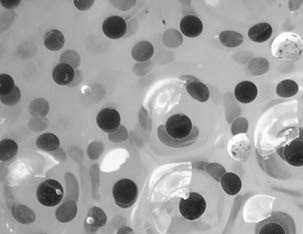
#> input picture Segmentation/example/TestImage/input.jpg, 303 x 234 px
$ python ImageSegmatation.py
#> lines starting #> are read from the running program, lines starting #| are printed output that depends on the picture; after the words box and inside, x2 and y2 are one past the last pixel; in counts of white or black regions, pixels touching at a corner belong together
### Segmentation/k_means_thresholding.py
import numpy as np
import numba as nb
import random
import time

class k_means_thresholding():
    def __init__(self, k = 2, initial = [], maxiter = 10000):
        if len(initial) == 0:
            initial = [random.randint(0, 255) for _ in range(k)]
        assert len(initial) == k, "Number of classes(k) is not the same as number of initial thresholds."
        self.k = k
        self.initial = initial
        self.maxiter = maxiter

    # [12 lines left out: function k_means_clustering, not called in this run]

    def two_means_clustering(self, data):
        cluster_mean1, cluster_mean2 = self.initial[0], self.initial[1]
        prev1, prev2 = -1, -1
        for i in range(self.maxiter):
            if prev1 == cluster_mean1 and prev2 == cluster_mean2:
                break
            cluster_sum_1 = 0
            cluster_sum_2 = 0
            num_1 = 0
            num_2 = 0
            prev1, prev2 = cluster_mean1, cluster_mean2
            cluster_mean1, cluster_mean2 = self.assign_pixels_binary(data, cluster_sum_1,
                                                                     cluster_sum_2, num_1, num_2,
                                                                     cluster_mean1, cluster_mean2)
        return (cluster_mean1 + cluster_mean2)/2

    # [15 lines left out: function assign_pixels, not called in this run]

    @nb.jit
    def assign_pixels_binary(self, data, cluster_sum_1, cluster_sum_2, num_1, num_2, cluster_mean1, cluster_mean2):
        for x in range(data.shape[0]):
            for y in range(data.shape[1]):
                pixel = data[x][y]
                if abs(cluster_mean1 - pixel) < abs(cluster_mean2 - pixel):
                    cluster_sum_1 += pixel
                    num_1 += 1
                else:
                    cluster_sum_2 += pixel
                    num_2 += 1
        return cluster_sum_1/num_1, cluster_sum_2/num_2

    # [8 lines left out: function new_means, not called in this run]

    @nb.jit
    def binary_output(self, data):
        threshold = self.two_means_clustering(data)
        #threshold = self.k_means_clustering(data)
        binary_img = np.zeros(data.shape)
        for x in range(binary_img.shape[0]):
            for y in range(binary_img.shape[1]):
                if data[x][y] >= threshold:
                    binary_img[x][y] = 255
        return binary_img.astype(int)

### Segmentation/filtered_k_means_thresholding.py
import numba as nb
import numpy as np
import cv2

class filtered_k_means_thresholding:
    def __init__(self, initial = [], maxiter = 10000):
        self.initial = initial
        self.maxiter = maxiter
        self.img = None

    def input_img(self, img):
        self.img = img

    def filter_img(self, kernel):
        self.img = cv2.filter2D(self.img, -1, kernel)

    def blur_img(self, blur, square):
        if blur == 'avg':
            self.img = cv2.blur(self.img,(square,square))
        elif blur == 'gaussian':
            self.img = cv2.GaussianBlur(self.img, (square, square), 3)
        elif blur == 'med':
            self.img = cv2.medianBlur(self.img, square)
        elif blur == 'bilateral':
            self.img = cv2.bilateralFilter(self.img, square, 80, 80)
        else:
            print('Blur not recognised, no blur applied')

    def k_means_clustering(self):
        assert self.img is not None, 'Please call in-class function input_img first to save input image.'
        data = self.img
        cluster_mean1, cluster_mean2 = self.initial[0], self.initial[1]
        prev1, prev2 = -1, -1
        for i in range(self.maxiter):
            if prev1 == cluster_mean1 and prev2 == cluster_mean2:
                break
            cluster_sum_1 = 0
            cluster_sum_2 = 0
            num_1 = 0
            num_2 = 0
            prev1, prev2 = cluster_mean1, cluster_mean2
            cluster_mean1, cluster_mean2 = self.assign_pixels_binary(data, cluster_sum_1,
                                                                     cluster_sum_2, num_1, num_2,
                                                                     cluster_mean1, cluster_mean2)
        return (cluster_mean1 + cluster_mean2)/2

    @nb.jit
    def assign_pixels_binary(self, data, cluster_sum_1, cluster_sum_2, num_1, num_2, cluster_mean1, cluster_mean2):
        for x in range(data.shape[0]):
            for y in range(data.shape[1]):
                pixel = data[x][y]
                if abs(cluster_mean1 - pixel) < abs(cluster_mean2 - pixel):
                    cluster_sum_1 += pixel
                    num_1 += 1
                else:
                    cluster_sum_2 += pixel
                    num_2 += 1
        return cluster_sum_1 / num_1, cluster_sum_2 / num_2

    @nb.jit
    def binary_output(self):
        assert self.img is not None, 'Please call in-class function input_img first to save input image.'
        data = self.img
        threshold = self.k_means_clustering()
        binary_img = np.zeros(data.shape)
        for x in range(binary_img.shape[0]):
            for y in range(binary_img.shape[1]):
                if data[x][y] >= threshold:
                    binary_img[x][y] = 255
        return np.uint8(binary_img.astype(int))

### Segmentation/k_means_thresholding2D.py
import numba as nb
import numpy as np

class TD_k_means_thresholding():
    def __init__(self, pad = 0,initial = [0, 255], maxiter = 10000):
        self.initial = initial
        self.maxiter = maxiter
        self.img = None
        self.filterID = 0
        self.pad = pad

    def input_img(self, img):
        self.img = img

    def _k_means_clustering(self, data):
        cluster_mean1, cluster_mean2 = self.initial[0], self.initial[1]
        prev1, prev2 = -1, -1
        for i in range(self.maxiter):
            if prev1 == cluster_mean1 and prev2 == cluster_mean2:
                break
            cluster_sum_1 = 0
            cluster_sum_2 = 0
            num_1 = 0
            num_2 = 0
            prev1, prev2 = cluster_mean1, cluster_mean2
            cluster_mean1, cluster_mean2 = self._assign_pixels_binary(data, cluster_sum_1,
                                                                     cluster_sum_2, num_1, num_2,
                                                                     cluster_mean1, cluster_mean2)
        return [cluster_mean1, cluster_mean2]

    @nb.jit
    def _assign_pixels_binary(self, data, cluster_sum_1, cluster_sum_2, num_1, num_2, cluster_mean1, cluster_mean2):
        for x in range(data.shape[0]):
            for y in range(data.shape[1]):
                pixel = data[x][y]
                if abs(cluster_mean1 - pixel) < abs(cluster_mean2 - pixel):
                    cluster_sum_1 += pixel
                    num_1 += 1
                else:
                    cluster_sum_2 += pixel
                    num_2 += 1
        return cluster_sum_1 / num_1, cluster_sum_2 / num_2

    @nb.jit
    def binary_output(self):
        assert self.img is not None, 'Please call in-class function input_img first to save input image.'
        data = self.img
        threshold_origin = self._k_means_clustering(data)
        binary_img = np.zeros(data.shape)
        avg_img = self._get_avg_img(data)
        threshold_avg = self._k_means_clustering(avg_img)
        threshold = (threshold_origin[0] + threshold_origin[1])/2 + (abs(threshold_avg[0] - threshold_origin[0]) + abs(threshold_avg[1] - threshold_origin[1]))/2
        for x in range(binary_img.shape[0]):
            for y in range(binary_img.shape[1]):
                if data[x][y] >= threshold:
                    binary_img[x][y] = 255
        return np.uint8(binary_img.astype(int))

    def _get_avg_img(self, img):
        avg_img = np.zeros(img.shape)
        n = self.pad
        n_square = n**2
        pad_img = np.pad(img, (n//2, n//2), 'edge')
        for i in range(avg_img.shape[0]):
            for j in range(avg_img.shape[1]):
                avg_img[i][j] = (pad_img[i: i + n,
                                         j: j + n].sum())/n_square
        return avg_img

### Segmentation/example/ImageSegmatation.py
from Segmentation import k_means_thresholding
from Segmentation import filtered_k_means_thresholding
from Segmentation import k_means_thresholding2D
import numpy as np
import cv2

'''
Use KMeans algorithm to segment frog egg image
'''
img = cv2.imread('./TestImage/input.jpg', 0)
#> img is the input picture: shape (234, 303); min 22, max 255, mean 159.2
km = k_means_thresholding.k_means_thresholding(initial=[0, 255])
img1 = km.binary_output(img)
#> the loop in two_means_clustering, `for i in range(self.maxiter):` made 5 passes
#> (prev1, prev2, cluster_mean1, cluster_mean2) on passes 2 to 4: (82.24, 176.2, 83.93, 176.6), (83.93, 176.6, 84.89, 176.9), (84.89, 176.9, 84.89, 176.9)
#> (cluster_mean1, cluster_mean2) on pass 1: (82.24, 176.2)
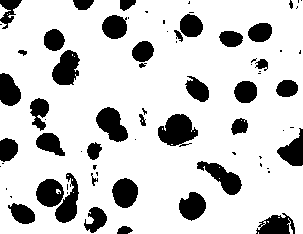
#> img1: shape (234, 303) int64; 80.8% white; 74 black regions (36 under 20 px), largest, box (x1, y1, x2, y2) and area: (158, 114, 198, 147) 877, (96, 107, 128, 142) 694, (52, 50, 80, 85) 681
cv2.imwrite('./TestImage/output_kmeans.jpg', img1)

'''
Use KMeans algorithm to segment frog egg image.
Before K-Means thresholding:
Applied sharpen filter
0  -1  0
-1  5  -1
0  -1  0
twice to make edges more obviously, then applied a Gaussian Blur
 with mask size of 3x3 and standard deviation of 3 to remove some noise.

After K-Means thresholding:
Applied a Gaussian Blur with mask size of 3x3 and standard deviation of 10 to make binary image looks more smooth.

'''
km = filtered_k_means_thresholding.filtered_k_means_thresholding(initial=[0, 255])
km.input_img(img)
sharper5 = np.array([[0, -1, 0], [-1, 5, -1], [0, -1, 0]])
km.filter_img(sharper5)
km.filter_img(sharper5)
#> in filter_img (call 2), `self.img = cv2.filter2D(self.img, -1, kernel)`:
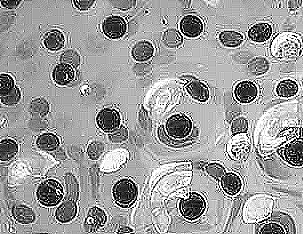
#> self.img: shape (234, 303); min 0, max 255, mean 157.2
km.blur_img('gaussian', 3)
#> in blur_img, `self.img = cv2.GaussianBlur(self.img, (square, square), 3)`:
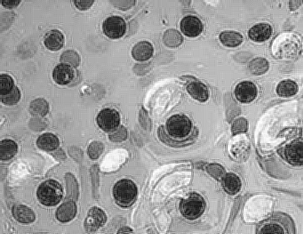
#> self.img: shape (234, 303); min 13, max 255, mean 157.2
img2 = km.binary_output()
#> the loop in k_means_clustering, `for i in range(self.maxiter):` made 6 passes
#> (prev1, prev2, cluster_mean1, cluster_mean2) on passes 2 to 5: (85.63, 174.8, 87.87, 175.4), (87.87, 175.4, 88.65, 175.7), (88.65, 175.7, 89.31, 175.8), (89.31, 175.8, 89.31, 175.8)
#> (cluster_mean1, cluster_mean2) on pass 1: (85.63, 174.8)
#> img2: shape (234, 303); 78.4% white; 277 black regions (225 under 20 px), largest, box (x1, y1, x2, y2) and area: (157, 114, 199, 148) 882, (96, 108, 128, 142) 691, (195, 161, 242, 195) 673
img2 = cv2.cv2.GaussianBlur(img2, (3, 3), 10)
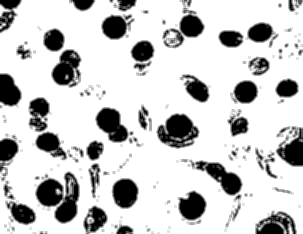
#> img2: shape (234, 303); min 0, max 255, mean 199.9
cv2.imwrite('./TestImage/output_kmeans_filtered.jpg', img2)

'''
Applied second channel with averaging smoothing image to find out the threshold
'''
km = k_means_thresholding2D.TD_k_means_thresholding(25)
km.input_img(img)
img3 = km.binary_output()
#> the loop in _k_means_clustering, `for i in range(self.maxiter):` made 5 passes
#> in _get_avg_img, `avg_img = np.zeros(img.shape)`: avg_img: shape (234, 303) float64; every value is 0
#> in _get_avg_img, `pad_img = np.pad(img, (n//2, n//2), 'edge')`:
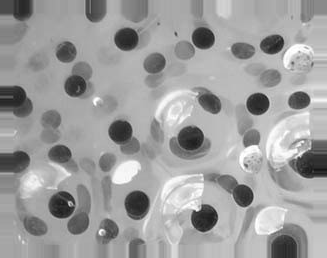
#> pad_img: shape (258, 327); min 22, max 255, mean 158.1
#> after the loop in _get_avg_img, `for i in range(avg_img.shape[0]):`:
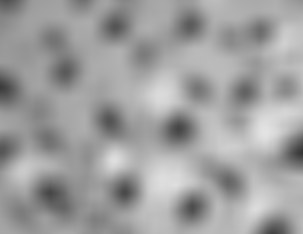
#> avg_img: shape (234, 303) float64; min 54.16, max 228.1, mean 159.2
#> the loop in _k_means_clustering (call 2), `for i in range(self.maxiter):` made 28 passes
#> (prev1, prev2, cluster_mean1, cluster_mean2) on passes 1 to 12: (0, 255, 109, 166), (109, 166, 117.8, 168.8), (117.8, 168.8, 123.1, 170.9), (123.1, 170.9, 126.5, 172.5), (126.5, 172.5, 128.7, 173.7), (128.7, 173.7, 130.3, 174.6), (130.3, 174.6, 131.4, 175.3), (131.4, 175.3, 132.2, 175.8), (132.2, 175.8, 132.9, 176.3), (132.9, 176.3, 133.4, 176.6), (133.4, 176.6, 133.8, 176.9), (133.8, 176.9, 134.1, 177.1)
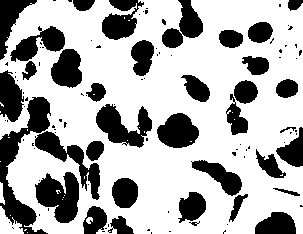
#> img3: shape (234, 303); 68.5% white; 112 black regions (76 under 20 px), largest, box (x1, y1, x2, y2) and area: (0, 97, 51, 234) 2302, (35, 172, 79, 223) 1468, (96, 104, 152, 148) 1309
cv2.imwrite('./TestImage/output_kmeans_2D.jpg', img3)
